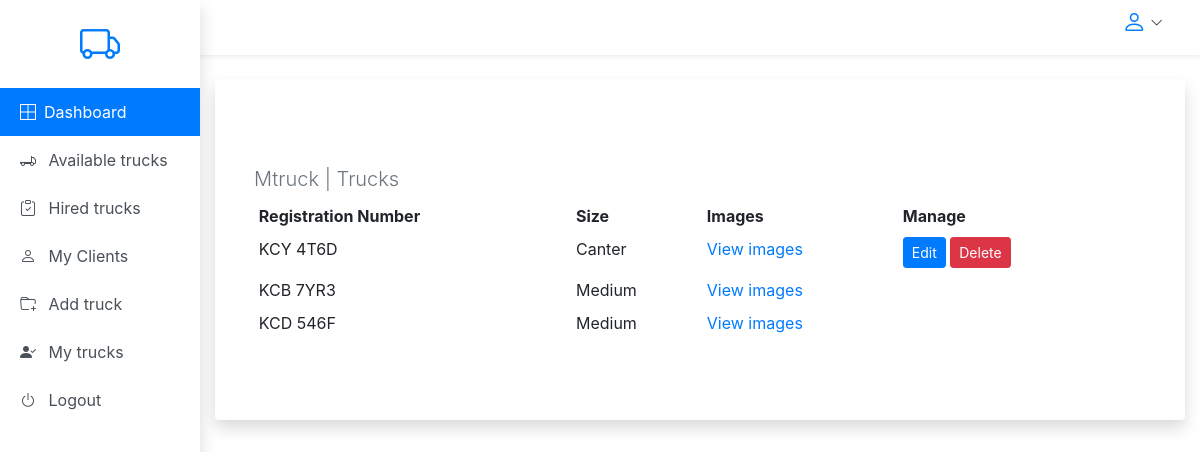
Page /trucks (signed in) on the committed database.
### models.py (models this page shows, shortened)
class Trucks(db.Model):
    __tablename__ = "trucks"
    id = db.Column(db.Integer, primary_key=True)
    regno = db.Column(db.String(100), nullable=False)
    truck_img = db.Column(db.String(150), default="no-image.jpg")
    size = db.Column(db.String(150))
    user_id = db.Column(db.Integer, db.ForeignKey("user.id"), nullable=False)
    owner = db.relationship("User", backref=db.backref("owner"), lazy=True)
    status = db.Column(db.Boolean, default=False)

### main.py (the view)
@app.route("/trucks", methods=("GET", "POST"), strict_slashes=False)
@login_required
def trucks():
    trucks = Trucks.query.order_by(Trucks.id.desc()).all()
    return render_template("trucks.html",
    title="Mtruck | Trucks",
    trucks=trucks
    )

### main.py (called while the page is built)
@login_manager.user_loader
def load_user(user_id):
    return User.query.get(int(user_id))

### templates/trucks.html (shortened to what this page needs)
{% extends "dashboard_base.html" %}
{% block content%}
<div class="container row">
    <div class="col-md-12">
        <h1 class="lead text-muted"> {{ title }} </h1>
        <div class="table-responsive">
            <table class="table table-borderless table-sm">
                <thead>
                    <tr>
                        <th scope="col">Registration Number</th>
                        <th scope="col">Size</th>
                        <th scope="col">Images</th>
                        <th scope="col">Manage</th>
                    </tr>
                </thead>
                <tbody>
                    {% for truck in trucks %}
                    {% if request.path == '/my_trucks' %}
                    <tr class="">
                        <td> {{ truck.regno }} </td>
                        <td> {{ truck.size }} </td>
                        <td>
                            <a data-toggle="collapse" href="#collapseExample-{{truck.id}}" role="button" aria-expanded="false" aria-controls="collapseExample">
                                images
                            </a>
                            <div class="collapse" id="collapseExample-{{truck.id}}">
                                <img src="/static/img/trucks/{{truck.truck_img}}" alt="" class="img-fluid">
                            </div>
                        </td>
                        {% if truck.user_id == current_user.id%}
                        <td>
                            <a type="button" href="{{ url_for('update_truck',truck_id = truck.id) }}" class="btn btn-primary btn-sm">Edit</a>
                            <a type="button" class="btn btn-danger btn-sm" data-toggle="modal" data-target="#exampleModal-{{truck.id}}">Delete</a>
                            <div class="modal fade" id="exampleModal-{{truck.id}}" tabindex="-1" aria-labelledby="exampleModalLabel" aria-hidden="true">
                                <div class="modal-dialog">
                                    <div class="modal-content">
                                        <div class="modal-header">
                                            <h5 class="modal-title" id="exampleModalLabel">Delete Truck records</h5>
                                            <button type="button" class="close" data-dismiss="modal" aria-label="Close">
                                                <span aria-hidden="true">&times;</span>
                                            </button>
                                        </div>
                                        <div class="modal-body">
                                            Delete truck Reg No {{ truck.regno}} ?
                                        </div>
                                        <div class="modal-footer">
                                            <a type="button" class="btn btn-secondary btn-sm" data-dismiss="modal">Close</a>
                                            <a type="button" href="{{ url_for('delete_truck',truck_id = truck.id) }}" class="btn btn-danger btn-sm">Delete</a>
                                        </div>
                                    </div>
                                </div>
                            </div>
                        </td>
                        {% endif %}
                    </tr>
                    {% else %}
                    {% if truck.status == False %}
                    <tr class="">
                        <td> {{ truck.regno }} </td>
                        <td> {{ truck.size }} </td>
                        <td>
                            <a data-toggle="collapse" href="#collapseExample-{{truck.id}}" role="button" aria-expanded="false" aria-controls="collapseExample">
                               View images
                            </a>
                        </td>
                        {% if truck.user_id == current_user.id%}
                        <td>
                            <a type="button" href="{{ url_for('update_truck',truck_id = truck.id) }}" class="btn btn-primary btn-sm">Edit</a>
                            <a type="button" class="btn btn-danger btn-sm" data-toggle="modal" data-target="#exampleModal-{{truck.id}}">Delete</a>
                        </td>
                        {% endif %}
                    </tr>
                    {% endif %}
                    {% endif %}
                    {% endfor %}
                </tbody>
            </table>
        </div>
    </div>
</div>
{% endblock%}

### static/css/admin.css (style rules this page uses)
body { font-family: 'Barlow', sans-serif; }

### rows in the picture
Trucks: regno "KCY 4T6D", size "Canter"
Trucks: regno "KCB 7YR3", size "Medium"
Trucks: regno "KCD 546F", size "Medium"

### other values in the picture
{{ title }} "Mtruck | Trucks"
